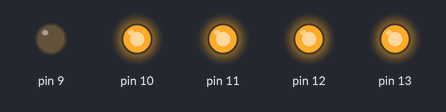
A sketch run on a simulated Arduino Uno, built with avr-gcc and run on an emulated ATmega328P. On the bench: output pins drawn as LEDs (lit = HIGH).

Above: at 0.2 s.
At 1.2 s:
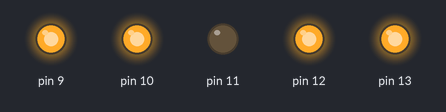
At 1.7 s:
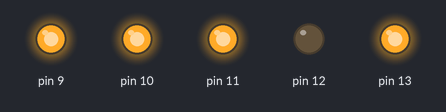
At 3.2 s:
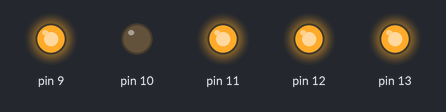
At 4.7 s:
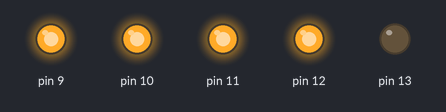
Timing chart, 0 to 5.8 s (numbered marks = the images above):
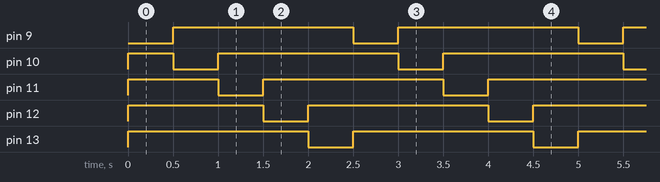

The sketch:

Lab1_Digital.ino
```cpp
// Introduction to Arduino
// Lab 1 - Digital
// Sequences digital LEDS on 9-13

int led;

void setup() {
 for (led=9; led<14; led++) {
  pinMode(led,OUTPUT);
  digitalWrite(led,HIGH);
 }
 led = 9;
}

void loop(){
 digitalWrite(led,LOW);
 delay(500);
 digitalWrite(led,HIGH);
 led++;
 if  (led>13) led=9;
}
```

Measured:
- by itself, pin 9–13: alternates HIGH for 2.0 s and LOW for 0.50 s
- by itself, everything shown: repeats every 2.5 s, in 10 steps
